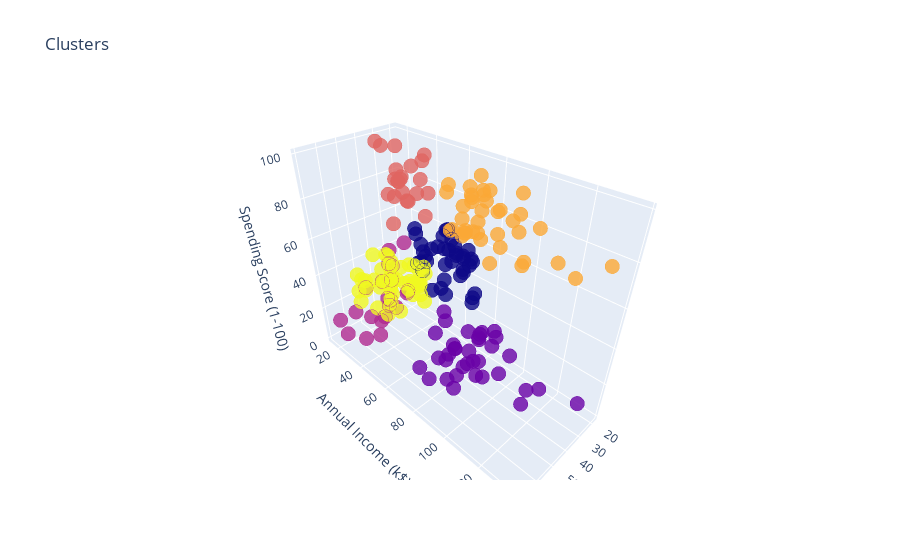

Notebook cell for this chart:
### Code cell
df2['labels'] = labels

trace = go.Scatter3d(
                    x = df2['Age'],
                    y = df2['Annual Income (k$)'],
                    z = df2['Spending Score (1-100)'],
                    mode = 'markers',
                    marker=dict(color=df2['labels'], size = 5, line=dict(color=df2['labels'], width=12), opacity=0.8)
                    )
    
data = [trace]
layout = go.Layout(
                    title='Clusters',
                    scene= dict(
                                xaxis = dict(title = 'Age'),
                                yaxis = dict(title = 'Annual Income (k$)'),
                                zaxis = dict(title = 'Spending Score (1-100)'))
                                )

fig = go.Figure(data=data, layout=layout)
py.offline.iplot(fig)
plt.show()

### Figure 1 — Plotly figure (JSON) as saved in the notebook; plotly's stock layout.template omitted (floating-point values rounded to 4 significant figures; data arrays with more than 128 entries replaced by an {"elided": "..."} marker saying what was removed)
{"data": [{"marker": {"color": {"elided": "200 int values"}, "line": {"color": {"elided": "200 int values"}, "width": 12}, "opacity": 0.8, "size": 5}, "mode": "markers", "type": "scatter3d", "x": {"elided": "200 int values"}, "y": {"elided": "200 int values"}, "z": {"elided": "200 int values"}}], "layout": {"scene": {"xaxis": {"title": {"text": "Age"}}, "yaxis": {"title": {"text": "Annual Income (k$)"}}, "zaxis": {"title": {"text": "Spending Score (1-100)"}}}, "title": {"text": "Clusters"}}}
